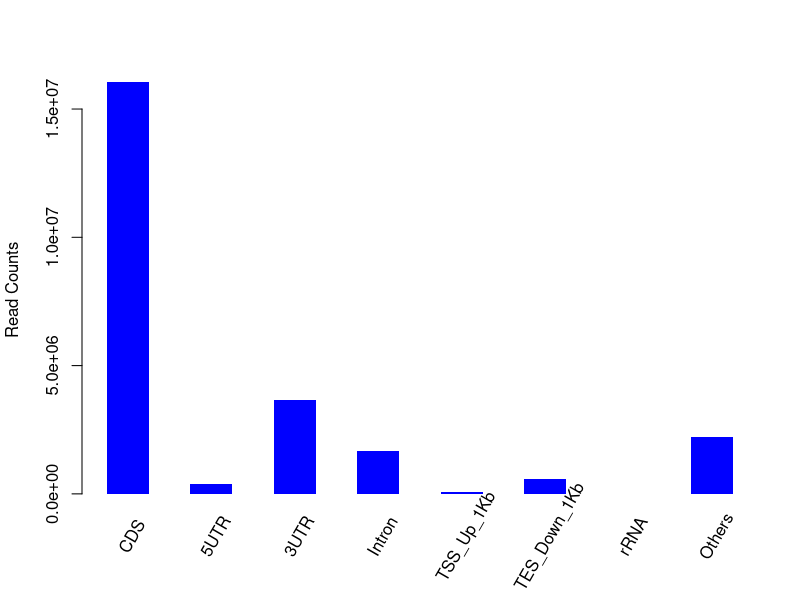

Write the R code that produced this figure.
png("/rds/user/is460/hpc-work/muscle-rnaseq/ezbamqc/output/figs/srpk3_wt_ttnb_wt_4.read_distr.png",width=500,height=500,units="px")
M=c(16053434,376403,3676135,1670690,86637,584746,1724,2225025)
Mname=c("CDS","5UTR","3UTR","Intron","TSS_Up_1Kb","TES_Down_1Kb","rRNA","Others")
val = barplot(M,xlab="",space=1,ylab="Read Counts",col="blue",border="NA")
text(x=seq(val[1],val[8],by=2),y=rep(0,8),srt=60,adj=0,offset=2,pos=1,xpd=T,labels=Mname)
dev.state = dev.off()
